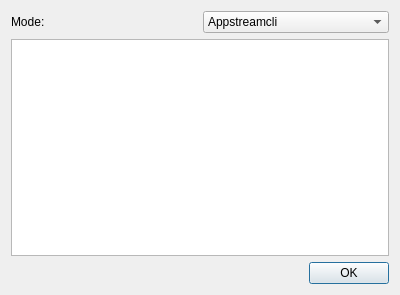
<?xml version="1.0" encoding="UTF-8"?>
<ui version="4.0">
 <class>ValidateWindow</class>
 <widget class="QDialog" name="ValidateWindow">
  <property name="geometry">
   <rect>
    <x>0</x>
    <y>0</y>
    <width>400</width>
    <height>295</height>
   </rect>
  </property>
  <property name="windowTitle">
   <string>Validate</string>
  </property>
  <layout class="QVBoxLayout" name="verticalLayout">
   <item>
    <layout class="QHBoxLayout" name="horizontalLayout">
     <item>
      <widget class="QLabel" name="label">
       <property name="text">
        <string>Mode:</string>
       </property>
      </widget>
     </item>
     <item>
      <widget class="QComboBox" name="mode_box">
       <item>
        <property name="text">
         <string>Appstreamcli</string>
        </property>
       </item>
       <item>
        <property name="text">
         <string>Appstream-Util Normal</string>
        </property>
       </item>
       <item>
        <property name="text">
         <string>Appstream-Util Relax</string>
        </property>
       </item>
       <item>
        <property name="text">
         <string>Appstream-Util Strict</string>
        </property>
       </item>
      </widget>
     </item>
    </layout>
   </item>
   <item>
    <widget class="QPlainTextEdit" name="output_field">
     <property name="readOnly">
      <bool>true</bool>
     </property>
    </widget>
   </item>
   <item>
    <layout class="QHBoxLayout" name="horizontalLayout_2">
     <item>
      <spacer name="horizontalSpacer">
       <property name="orientation">
        <enum>Qt::Horizontal</enum>
       </property>
       <property name="sizeHint" stdset="0">
        <size>
         <width>40</width>
         <height>20</height>
        </size>
       </property>
      </spacer>
     </item>
     <item>
      <widget class="QPushButton" name="ok_button">
       <property name="text">
        <string>OK</string>
       </property>
      </widget>
     </item>
    </layout>
   </item>
  </layout>
 </widget>
 <resources/>
 <connections/>
</ui>
